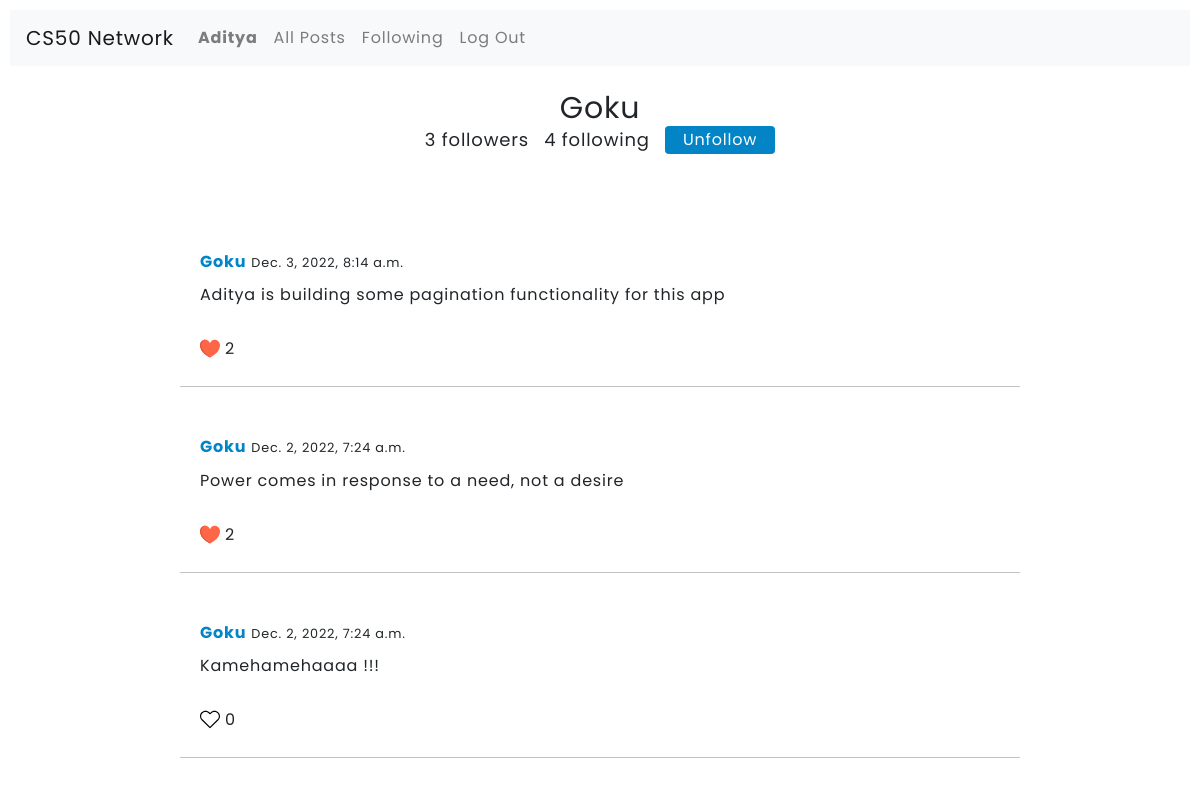
/profile/Goku (signed in), run on the app's committed database.
### network/models.py (models this page shows, shortened)
class User(AbstractUser):
    following = models.ManyToManyField('self', symmetrical=False, related_name="followed_by", blank=True)

class Post(models.Model):
    user = models.ForeignKey(User, on_delete=models.CASCADE)
    name = models.CharField(max_length=72)
    post = models.TextField()
    date_posted = models.DateTimeField(default=timezone.now())
    liked_by = models.ManyToManyField(User, related_name='liked_by', blank=True)
    class Meta:
        ordering = ['-date_posted']
    def likes(self):
        return self.liked_by.count()

### network/views.py (the view)
# urls.py: path("profile/<slug:name>", views.profile, name="profile"),
@login_required(login_url='login')
def profile(request, name):
    user_profile = User.objects.get(username=name)
    if request.user:
        in_list = User.objects.get(username = request.user)
    else:
        in_list = 'user'
    return render(request, "network/users.html", {
        "UserProfile" : user_profile.post_set.all().order_by('-date_posted'),
        "person" : user_profile,
        "following_list" : in_list
    })

### network/templates/network/users.html (shortened to what this page needs)
{% extends "network/layout.html" %}
{% load crispy_forms_tags %}
{% block body %}
<script src="https://cdn.tailwindcss.com"></script>
<div class="flex justify-center">
    <h1 class="text-3xl">{{ person }}</h1>
</div>
    <div class="flex mx-auto justify-center">
        <small class="text-lg follow" data-toggle="modal" data-target="#followers"> {{ person.followed_by.all.count }} followers </small>
        <small class="text-lg follow" data-toggle="modal" data-target="#exampleModalLong"> {{ person.following.all.count }} following </small>
        {% if person != request.user %}
        <form action="{% url 'follow' person %}" method="POST">
            {% if person in following_list.following.all %}
                    <button name="follow" value="unfollow" class="bg-sky-600 text-white border-sky-600 border-2 focus:outline-none rounded w-21 px-3 hover:bg-sky-900 hover:border-sky-900">
                        Unfollow
                    </button>
            {% else %}
                    <button name="follow" value="follow" class="bg-sky-600 text-white border-sky-600 border-2 focus:outline-none rounded w-21 px-3 hover:bg-sky-900 hover:border-sky-900">
                        Follow
                    </button>
            {% endif %}
        </form>
        {% endif %}
    </div>
    {% for post in UserProfile %}
    <div id="all-posts" class="mx-auto post-container-{{ post.id }}">
      <div id="hover_{{post.id}}" class="card-body">
          <h5 class="card-title "><a id="user" href="{% url 'profile' post.name %}"><strong class="text-sky-600">{{post.user}}</strong></a>
          <small>{{post.date_posted }}</small></h5>
          <div id="text-content">
              <p id='post_want_to_edit_{{ post.id }}' class="card-text ">{{post.post}}</p>
                <br>
                <div id="like_{{post.id}}" class="flex justify-start">
                  {% if request.user not in post.liked_by.all %}
                  <img onclick="like({{ post.id }})" class="justify-self-start" id="image_{{ post.id }}" src = "/static/images/white.svg" width="20px" height="20px">
                  {% else %}
                  <img onclick="like({{ post.id }})" class="justify-self-start" id="image_{{ post.id }}" src = "/static/images/red.svg" width="20px" height="20px">
                  {% endif %}
                    <h6 id="count_{{ post.id }}" class="my-2"> {{ post.likes }}</h6>
                </div>
          </div>
      </div>
      <hr class="hr">
    </div>
    {% endfor %}
{% endblock %}

### network/templates/network/layout.html (shortened to what this page needs)
{% load static %}
<!DOCTYPE html>
<html lang="en">
    <head>
        <link rel="stylesheet" href="https://stackpath.bootstrapcdn.com/bootstrap/4.4.1/css/bootstrap.min.css">
        <link href="{% static 'network/styles.css' %}" rel="stylesheet">
    </head>
    <body>
        <nav id="navbar" class="navbar navbar-expand-lg navbar-light bg-light">
            <a class="navbar-brand" href="{% url 'index' %}">CS50 Network</a>
            <div>
              <ul class="navbar-nav mr-auto">
                {% if user.is_authenticated %}
                    <li class="nav-item">
                        <a class="nav-link" href="{% url 'profile' user.username %}"><strong>{{ user.username }}</strong></a>
                    </li>
                {% endif %}
                <li class="nav-item">
                  <a class="nav-link" id="all" href="{% url 'index' %}">All Posts</a>
                </li>
                {% if user.is_authenticated %}
                    <li class="nav-item">
                        <a class="nav-link" id="following" href="{% url 'following' %}">Following</a>
                    </li>
                    <li class="nav-item">
                        <a class="nav-link" href="{% url 'logout' %}">Log Out</a>
                    </li>
                {% endif %}
              </ul>
            </div>
          </nav>
        <br>
        <div class="body">
            {% block body %}
            {% endblock %}
        </div>
    </body>
</html>

### network/static/network/styles.css (style rules this page uses)
body { padding: 10px; font-family: 'Poppins', sans-serif; background-color: #ffffff; letter-spacing: 0.8px; }
#all-posts { position: relative; width: 55rem; margin-left: 12%; background-color: transparent; padding: 30px 20px 0px 20px; }
.hr { background-color: rgba(0, 0, 0, 0.151); }

### data on the page
User: username "Aditya"
User: username "Goku", followed_by.all.count "3", following.all.count "4"
Post: user "Goku", date_posted "Dec. 3, 2022, 8:14 a.m.", post "Aditya is building some pagination functionality for this app", likes "2"
Post: user "Goku", date_posted "Dec. 2, 2022, 7:24 a.m.", post "Power comes in response to a need, not a desire", likes "2"
Post: user "Goku", date_posted "Dec. 2, 2022, 7:24 a.m.", post "Kamehamehaaaa !!!", likes "0"
